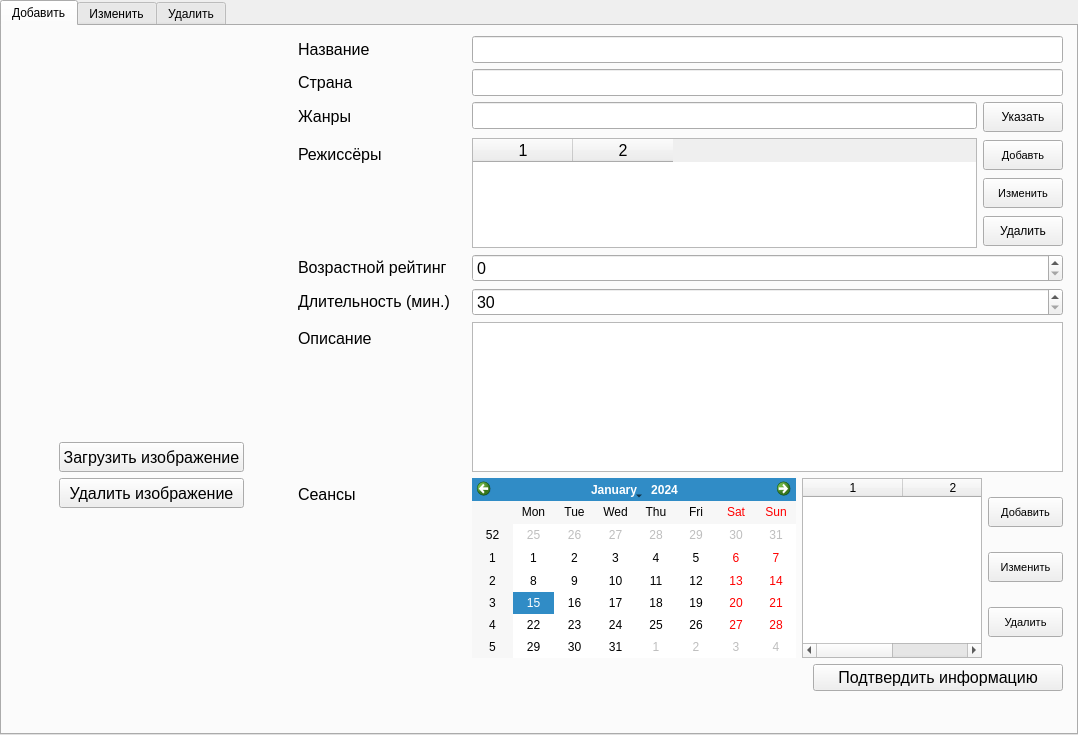
<?xml version="1.0" encoding="UTF-8"?>
<ui version="4.0">
 <class>TabWidget</class>
 <widget class="QTabWidget" name="TabWidget">
  <property name="geometry">
   <rect>
    <x>0</x>
    <y>0</y>
    <width>1078</width>
    <height>735</height>
   </rect>
  </property>
  <property name="minimumSize">
   <size>
    <width>100</width>
    <height>0</height>
   </size>
  </property>
  <property name="font">
   <font>
    <stylestrategy>PreferAntialias</stylestrategy>
   </font>
  </property>
  <property name="windowTitle">
   <string>Окно админа</string>
  </property>
  <property name="currentIndex">
   <number>0</number>
  </property>
  <widget class="QWidget" name="Tab0">
   <attribute name="title">
    <string>Добавить</string>
   </attribute>
   <widget class="QWidget" name="horizontalLayoutWidget">
    <property name="geometry">
     <rect>
      <x>10</x>
      <y>10</y>
      <width>1051</width>
      <height>679</height>
     </rect>
    </property>
    <layout class="QHBoxLayout" name="horizontalLayout_6">
     <item>
      <layout class="QVBoxLayout" name="verticalLayout_2">
       <item>
        <widget class="QLabel" name="ImageLabelTab0">
         <property name="minimumSize">
          <size>
           <width>280</width>
           <height>400</height>
          </size>
         </property>
         <property name="maximumSize">
          <size>
           <width>280</width>
           <height>400</height>
          </size>
         </property>
         <property name="styleSheet">
          <string notr="true"/>
         </property>
         <property name="text">
          <string>&lt;html&gt;&lt;head/&gt;&lt;body&gt;&lt;p&gt;&lt;br/&gt;&lt;/p&gt;&lt;/body&gt;&lt;/html&gt;</string>
         </property>
        </widget>
       </item>
       <item alignment="Qt::AlignHCenter">
        <widget class="QPushButton" name="LoadImageBtnTab0">
         <property name="minimumSize">
          <size>
           <width>185</width>
           <height>30</height>
          </size>
         </property>
         <property name="maximumSize">
          <size>
           <width>185</width>
           <height>30</height>
          </size>
         </property>
         <property name="font">
          <font>
           <pointsize>12</pointsize>
          </font>
         </property>
         <property name="text">
          <string>Загрузить изображение</string>
         </property>
        </widget>
       </item>
       <item alignment="Qt::AlignHCenter">
        <widget class="QPushButton" name="DeleteImageBtnTab0">
         <property name="minimumSize">
          <size>
           <width>185</width>
           <height>30</height>
          </size>
         </property>
         <property name="maximumSize">
          <size>
           <width>185</width>
           <height>30</height>
          </size>
         </property>
         <property name="font">
          <font>
           <pointsize>12</pointsize>
          </font>
         </property>
         <property name="text">
          <string>Удалить изображение</string>
         </property>
        </widget>
       </item>
       <item alignment="Qt::AlignTop">
        <widget class="QLabel" name="ImageErrorLabelTab0">
         <property name="minimumSize">
          <size>
           <width>0</width>
           <height>50</height>
          </size>
         </property>
         <property name="maximumSize">
          <size>
           <width>16777214</width>
           <height>16777215</height>
          </size>
         </property>
         <property name="font">
          <font>
           <pointsize>12</pointsize>
          </font>
         </property>
         <property name="styleSheet">
          <string notr="true">color: rgb(255, 0, 0);</string>
         </property>
         <property name="text">
          <string/>
         </property>
        </widget>
       </item>
      </layout>
     </item>
     <item>
      <layout class="QFormLayout" name="formLayout">
       <item row="0" column="0">
        <widget class="QLabel" name="NameLabel1">
         <property name="text">
          <string>&lt;html&gt;&lt;head/&gt;&lt;body&gt;&lt;p&gt;&lt;span style=&quot; font-size:12pt;&quot;&gt;Название&lt;/span&gt;&lt;/p&gt;&lt;/body&gt;&lt;/html&gt;</string>
         </property>
        </widget>
       </item>
       <item row="0" column="1">
        <widget class="QLineEdit" name="NameLineTab0">
         <property name="font">
          <font>
           <pointsize>12</pointsize>
          </font>
         </property>
         <property name="inputMask">
          <string notr="true"/>
         </property>
         <property name="text">
          <string/>
         </property>
         <property name="placeholderText">
          <string/>
         </property>
        </widget>
       </item>
       <item row="1" column="0">
        <widget class="QLabel" name="CountryLabel">
         <property name="text">
          <string>&lt;html&gt;&lt;head/&gt;&lt;body&gt;&lt;p&gt;&lt;span style=&quot; font-size:12pt;&quot;&gt;Страна&lt;/span&gt;&lt;/p&gt;&lt;/body&gt;&lt;/html&gt;</string>
         </property>
        </widget>
       </item>
       <item row="1" column="1">
        <widget class="QLineEdit" name="CountryLineTab0">
         <property name="font">
          <font>
           <pointsize>12</pointsize>
          </font>
         </property>
        </widget>
       </item>
       <item row="2" column="0">
        <widget class="QLabel" name="GenresLabel">
         <property name="text">
          <string>&lt;html&gt;&lt;head/&gt;&lt;body&gt;&lt;p&gt;&lt;span style=&quot; font-size:12pt;&quot;&gt;Жанры&lt;/span&gt;&lt;/p&gt;&lt;/body&gt;&lt;/html&gt;</string>
         </property>
        </widget>
       </item>
       <item row="2" column="1">
        <layout class="QGridLayout" name="gridLayout_2">
         <item row="0" column="0">
          <widget class="QLineEdit" name="GenresLineTab0">
           <property name="font">
            <font>
             <pointsize>12</pointsize>
            </font>
           </property>
           <property name="readOnly">
            <bool>true</bool>
           </property>
          </widget>
         </item>
         <item row="0" column="3">
          <widget class="QPushButton" name="GenresBtnTab0">
           <property name="minimumSize">
            <size>
             <width>0</width>
             <height>30</height>
            </size>
           </property>
           <property name="text">
            <string>Указать</string>
           </property>
          </widget>
         </item>
        </layout>
       </item>
       <item row="3" column="0">
        <widget class="QLabel" name="DirectorsLabel">
         <property name="text">
          <string>&lt;html&gt;&lt;head/&gt;&lt;body&gt;&lt;p&gt;&lt;span style=&quot; font-size:12pt;&quot;&gt;Режиссёры&lt;/span&gt;&lt;/p&gt;&lt;/body&gt;&lt;/html&gt;</string>
         </property>
        </widget>
       </item>
       <item row="3" column="1">
        <layout class="QHBoxLayout" name="horizontalLayout_4">
         <item>
          <widget class="QTableWidget" name="DirectorsTableTab0">
           <property name="font">
            <font>
             <pointsize>12</pointsize>
            </font>
           </property>
           <property name="columnCount">
            <number>2</number>
           </property>
           <column/>
           <column/>
          </widget>
         </item>
         <item>
          <layout class="QVBoxLayout" name="verticalLayout">
           <item>
            <widget class="QPushButton" name="AddDirectorBtnTab0">
             <property name="minimumSize">
              <size>
               <width>0</width>
               <height>30</height>
              </size>
             </property>
             <property name="maximumSize">
              <size>
               <width>16777215</width>
               <height>16777215</height>
              </size>
             </property>
             <property name="font">
              <font>
               <pointsize>8</pointsize>
              </font>
             </property>
             <property name="text">
              <string>Добавть</string>
             </property>
            </widget>
           </item>
           <item>
            <widget class="QPushButton" name="ChangeDirectorsBtnTab0">
             <property name="minimumSize">
              <size>
               <width>0</width>
               <height>30</height>
              </size>
             </property>
             <property name="font">
              <font>
               <pointsize>8</pointsize>
              </font>
             </property>
             <property name="text">
              <string>Изменить</string>
             </property>
            </widget>
           </item>
           <item>
            <widget class="QPushButton" name="DeleteDirectorBtnTab0">
             <property name="minimumSize">
              <size>
               <width>0</width>
               <height>30</height>
              </size>
             </property>
             <property name="text">
              <string>Удалить</string>
             </property>
            </widget>
           </item>
          </layout>
         </item>
        </layout>
       </item>
       <item row="4" column="0">
        <widget class="QLabel" name="AgeRatingLabel">
         <property name="minimumSize">
          <size>
           <width>168</width>
           <height>20</height>
          </size>
         </property>
         <property name="text">
          <string>&lt;html&gt;&lt;head/&gt;&lt;body&gt;&lt;p&gt;&lt;span style=&quot; font-size:12pt;&quot;&gt;Возрастной рейтинг&lt;/span&gt;&lt;/p&gt;&lt;/body&gt;&lt;/html&gt;</string>
         </property>
        </widget>
       </item>
       <item row="4" column="1">
        <widget class="QSpinBox" name="AgeRatingSpinBoxTab0">
         <property name="font">
          <font>
           <pointsize>12</pointsize>
          </font>
         </property>
         <property name="maximum">
          <number>18</number>
         </property>
        </widget>
       </item>
       <item row="5" column="0">
        <widget class="QLabel" name="DurationLabel">
         <property name="text">
          <string>&lt;html&gt;&lt;head/&gt;&lt;body&gt;&lt;p&gt;&lt;span style=&quot; font-size:12pt;&quot;&gt;Длительность (мин.)&lt;/span&gt;&lt;/p&gt;&lt;/body&gt;&lt;/html&gt;</string>
         </property>
        </widget>
       </item>
       <item row="5" column="1">
        <widget class="QSpinBox" name="DurationSpinBoxTab0">
         <property name="font">
          <font>
           <pointsize>12</pointsize>
          </font>
         </property>
         <property name="minimum">
          <number>30</number>
         </property>
         <property name="maximum">
          <number>420</number>
         </property>
        </widget>
       </item>
       <item row="6" column="0">
        <widget class="QLabel" name="DescriptionLabel">
         <property name="text">
          <string>&lt;html&gt;&lt;head/&gt;&lt;body&gt;&lt;p&gt;&lt;span style=&quot; font-size:12pt;&quot;&gt;Описание&lt;/span&gt;&lt;/p&gt;&lt;/body&gt;&lt;/html&gt;</string>
         </property>
        </widget>
       </item>
       <item row="6" column="1">
        <widget class="QPlainTextEdit" name="DescriptionPlainTextTab0">
         <property name="minimumSize">
          <size>
           <width>500</width>
           <height>150</height>
          </size>
         </property>
         <property name="font">
          <font>
           <pointsize>12</pointsize>
          </font>
         </property>
        </widget>
       </item>
       <item row="7" column="0">
        <widget class="QLabel" name="label">
         <property name="font">
          <font>
           <pointsize>12</pointsize>
          </font>
         </property>
         <property name="text">
          <string>Сеансы</string>
         </property>
        </widget>
       </item>
       <item row="7" column="1">
        <layout class="QHBoxLayout" name="horizontalLayout">
         <item>
          <widget class="QCalendarWidget" name="CalendarTab0">
           <property name="minimumDate">
            <date>
             <year>2021</year>
             <month>10</month>
             <day>29</day>
            </date>
           </property>
          </widget>
         </item>
         <item>
          <layout class="QHBoxLayout" name="horizontalLayout_3">
           <item>
            <widget class="QTableWidget" name="SessionsTableTab0">
             <property name="minimumSize">
              <size>
               <width>180</width>
               <height>180</height>
              </size>
             </property>
             <property name="maximumSize">
              <size>
               <width>180</width>
               <height>180</height>
              </size>
             </property>
             <property name="columnCount">
              <number>2</number>
             </property>
             <column/>
             <column/>
            </widget>
           </item>
           <item>
            <layout class="QVBoxLayout" name="verticalLayout_4">
             <item>
              <widget class="QPushButton" name="AddSessionBtnTab0">
               <property name="maximumSize">
                <size>
                 <width>75</width>
                 <height>30</height>
                </size>
               </property>
               <property name="font">
                <font>
                 <pointsize>8</pointsize>
                </font>
               </property>
               <property name="text">
                <string>Добавить</string>
               </property>
              </widget>
             </item>
             <item>
              <widget class="QPushButton" name="ChangeSessionBtnTab0">
               <property name="maximumSize">
                <size>
                 <width>75</width>
                 <height>30</height>
                </size>
               </property>
               <property name="font">
                <font>
                 <pointsize>8</pointsize>
                </font>
               </property>
               <property name="text">
                <string>Изменить</string>
               </property>
              </widget>
             </item>
             <item>
              <widget class="QPushButton" name="DeleteSessionBtnTab0">
               <property name="maximumSize">
                <size>
                 <width>75</width>
                 <height>30</height>
                </size>
               </property>
               <property name="font">
                <font>
                 <pointsize>8</pointsize>
                </font>
               </property>
               <property name="text">
                <string>Удалить</string>
               </property>
              </widget>
             </item>
            </layout>
           </item>
          </layout>
         </item>
        </layout>
       </item>
       <item row="8" column="1">
        <layout class="QHBoxLayout" name="horizontalLayout_2">
         <item>
          <widget class="QLabel" name="SessionsErrorLabelTab0">
           <property name="font">
            <font>
             <pointsize>12</pointsize>
            </font>
           </property>
           <property name="text">
            <string/>
           </property>
          </widget>
         </item>
         <item>
          <widget class="QPushButton" name="ConfirmFilmInfoBtnTab0">
           <property name="minimumSize">
            <size>
             <width>250</width>
             <height>27</height>
            </size>
           </property>
           <property name="maximumSize">
            <size>
             <width>100</width>
             <height>16777215</height>
            </size>
           </property>
           <property name="font">
            <font>
             <pointsize>12</pointsize>
            </font>
           </property>
           <property name="text">
            <string>Подтвердить информацию</string>
           </property>
          </widget>
         </item>
        </layout>
       </item>
       <item row="9" column="1">
        <widget class="QLabel" name="ErrorLabelTab0">
         <property name="font">
          <font>
           <pointsize>12</pointsize>
          </font>
         </property>
         <property name="text">
          <string/>
         </property>
        </widget>
       </item>
      </layout>
     </item>
    </layout>
   </widget>
  </widget>
  <widget class="QWidget" name="Tab1">
   <attribute name="title">
    <string>Изменить</string>
   </attribute>
   <widget class="QWidget" name="horizontalLayoutWidget_2">
    <property name="geometry">
     <rect>
      <x>10</x>
      <y>10</y>
      <width>1051</width>
      <height>679</height>
     </rect>
    </property>
    <layout class="QHBoxLayout" name="horizontalLayout_7">
     <item>
      <layout class="QVBoxLayout" name="verticalLayout_3">
       <item>
        <widget class="QLabel" name="ImageLabelTab1">
         <property name="minimumSize">
          <size>
           <width>280</width>
           <height>400</height>
          </size>
         </property>
         <property name="maximumSize">
          <size>
           <width>280</width>
           <height>400</height>
          </size>
         </property>
         <property name="styleSheet">
          <string notr="true"/>
         </property>
         <property name="text">
          <string>&lt;html&gt;&lt;head/&gt;&lt;body&gt;&lt;p&gt;&lt;br/&gt;&lt;/p&gt;&lt;/body&gt;&lt;/html&gt;</string>
         </property>
        </widget>
       </item>
       <item alignment="Qt::AlignHCenter">
        <widget class="QPushButton" name="LoadImageBtnTab1">
         <property name="minimumSize">
          <size>
           <width>185</width>
           <height>30</height>
          </size>
         </property>
         <property name="maximumSize">
          <size>
           <width>185</width>
           <height>30</height>
          </size>
         </property>
         <property name="font">
          <font>
           <pointsize>12</pointsize>
          </font>
         </property>
         <property name="text">
          <string>Загрузить изображение</string>
         </property>
        </widget>
       </item>
       <item alignment="Qt::AlignHCenter">
        <widget class="QPushButton" name="DeleteImageBtnTab1">
         <property name="minimumSize">
          <size>
           <width>185</width>
           <height>30</height>
          </size>
         </property>
         <property name="maximumSize">
          <size>
           <width>185</width>
           <height>30</height>
          </size>
         </property>
         <property name="font">
          <font>
           <pointsize>12</pointsize>
          </font>
         </property>
         <property name="text">
          <string>Удалить изображение</string>
         </property>
        </widget>
       </item>
       <item alignment="Qt::AlignTop">
        <widget class="QLabel" name="ImageErrorLabelTab1">
         <property name="minimumSize">
          <size>
           <width>0</width>
           <height>50</height>
          </size>
         </property>
         <property name="maximumSize">
          <size>
           <width>16777214</width>
           <height>16777215</height>
          </size>
         </property>
         <property name="font">
          <font>
           <pointsize>12</pointsize>
          </font>
         </property>
         <property name="styleSheet">
          <string notr="true">color: rgb(255, 0, 0);</string>
         </property>
         <property name="text">
          <string/>
         </property>
        </widget>
       </item>
       <item alignment="Qt::AlignHCenter|Qt::AlignTop">
        <widget class="QPushButton" name="LoadFilmBtnTab1">
         <property name="minimumSize">
          <size>
           <width>185</width>
           <height>30</height>
          </size>
         </property>
         <property name="maximumSize">
          <size>
           <width>185</width>
           <height>30</height>
          </size>
         </property>
         <property name="font">
          <font>
           <pointsize>12</pointsize>
          </font>
         </property>
         <property name="text">
          <string>Загрузить фильм</string>
         </property>
        </widget>
       </item>
      </layout>
     </item>
     <item>
      <layout class="QFormLayout" name="formLayout_2">
       <item row="0" column="0">
        <widget class="QLabel" name="NameLabel1_2">
         <property name="text">
          <string>&lt;html&gt;&lt;head/&gt;&lt;body&gt;&lt;p&gt;&lt;span style=&quot; font-size:12pt;&quot;&gt;Название&lt;/span&gt;&lt;/p&gt;&lt;/body&gt;&lt;/html&gt;</string>
         </property>
        </widget>
       </item>
       <item row="0" column="1">
        <widget class="QLineEdit" name="NameLineTab1">
         <property name="font">
          <font>
           <pointsize>12</pointsize>
          </font>
         </property>
         <property name="inputMask">
          <string notr="true"/>
         </property>
         <property name="text">
          <string/>
         </property>
         <property name="placeholderText">
          <string/>
         </property>
        </widget>
       </item>
       <item row="1" column="0">
        <widget class="QLabel" name="CountryLabel_2">
         <property name="text">
          <string>&lt;html&gt;&lt;head/&gt;&lt;body&gt;&lt;p&gt;&lt;span style=&quot; font-size:12pt;&quot;&gt;Страна&lt;/span&gt;&lt;/p&gt;&lt;/body&gt;&lt;/html&gt;</string>
         </property>
        </widget>
       </item>
       <item row="1" column="1">
        <widget class="QLineEdit" name="CountryLineTab1">
         <property name="font">
          <font>
           <pointsize>12</pointsize>
          </font>
         </property>
        </widget>
       </item>
       <item row="2" column="0">
        <widget class="QLabel" name="GenresLabel_2">
         <property name="text">
          <string>&lt;html&gt;&lt;head/&gt;&lt;body&gt;&lt;p&gt;&lt;span style=&quot; font-size:12pt;&quot;&gt;Жанры&lt;/span&gt;&lt;/p&gt;&lt;/body&gt;&lt;/html&gt;</string>
         </property>
        </widget>
       </item>
       <item row="2" column="1">
        <layout class="QGridLayout" name="gridLayout_3">
         <item row="0" column="0">
          <widget class="QLineEdit" name="GenresLineTab1">
           <property name="font">
            <font>
             <pointsize>12</pointsize>
            </font>
           </property>
           <property name="readOnly">
            <bool>true</bool>
           </property>
          </widget>
         </item>
         <item row="0" column="3">
          <widget class="QPushButton" name="GenresBtnTab1">
           <property name="minimumSize">
            <size>
             <width>0</width>
             <height>30</height>
            </size>
           </property>
           <property name="text">
            <string>Указать</string>
           </property>
          </widget>
         </item>
        </layout>
       </item>
       <item row="3" column="0">
        <widget class="QLabel" name="DirectorsLabel_2">
         <property name="text">
          <string>&lt;html&gt;&lt;head/&gt;&lt;body&gt;&lt;p&gt;&lt;span style=&quot; font-size:12pt;&quot;&gt;Режиссёры&lt;/span&gt;&lt;/p&gt;&lt;/body&gt;&lt;/html&gt;</string>
         </property>
        </widget>
       </item>
       <item row="3" column="1">
        <layout class="QHBoxLayout" name="horizontalLayout_5">
         <item>
          <widget class="QTableWidget" name="DirectorsTableTab1">
           <property name="font">
            <font>
             <pointsize>12</pointsize>
            </font>
           </property>
           <property name="columnCount">
            <number>2</number>
           </property>
           <column/>
           <column/>
          </widget>
         </item>
         <item>
          <layout class="QVBoxLayout" name="verticalLayout_5">
           <item>
            <widget class="QPushButton" name="AddDirectorBtnTab1">
             <property name="minimumSize">
              <size>
               <width>0</width>
               <height>30</height>
              </size>
             </property>
             <property name="maximumSize">
              <size>
               <width>16777215</width>
               <height>16777215</height>
              </size>
             </property>
             <property name="font">
              <font>
               <pointsize>8</pointsize>
              </font>
             </property>
             <property name="text">
              <string>Добавть</string>
             </property>
            </widget>
           </item>
           <item>
            <widget class="QPushButton" name="ChangeDirectorsBtnTab1">
             <property name="minimumSize">
              <size>
               <width>0</width>
               <height>30</height>
              </size>
             </property>
             <property name="font">
              <font>
               <pointsize>8</pointsize>
              </font>
             </property>
             <property name="text">
              <string>Изменить</string>
             </property>
            </widget>
           </item>
           <item>
            <widget class="QPushButton" name="DeleteDirectorBtnTab1">
             <property name="minimumSize">
              <size>
               <width>0</width>
               <height>30</height>
              </size>
             </property>
             <property name="text">
              <string>Удалить</string>
             </property>
            </widget>
           </item>
          </layout>
         </item>
        </layout>
       </item>
       <item row="4" column="0">
        <widget class="QLabel" name="AgeRatingLabel_2">
         <property name="minimumSize">
          <size>
           <width>168</width>
           <height>20</height>
          </size>
         </property>
         <property name="text">
          <string>&lt;html&gt;&lt;head/&gt;&lt;body&gt;&lt;p&gt;&lt;span style=&quot; font-size:12pt;&quot;&gt;Возрастной рейтинг&lt;/span&gt;&lt;/p&gt;&lt;/body&gt;&lt;/html&gt;</string>
         </property>
        </widget>
       </item>
       <item row="4" column="1">
        <widget class="QSpinBox" name="AgeRatingSpinBoxTab1">
         <property name="font">
          <font>
           <pointsize>12</pointsize>
          </font>
         </property>
         <property name="maximum">
          <number>18</number>
         </property>
        </widget>
       </item>
       <item row="5" column="0">
        <widget class="QLabel" name="DurationLabel_2">
         <property name="text">
          <string>&lt;html&gt;&lt;head/&gt;&lt;body&gt;&lt;p&gt;&lt;span style=&quot; font-size:12pt;&quot;&gt;Длительность (мин.)&lt;/span&gt;&lt;/p&gt;&lt;/body&gt;&lt;/html&gt;</string>
         </property>
        </widget>
       </item>
       <item row="5" column="1">
        <widget class="QSpinBox" name="DurationSpinBoxTab1">
         <property name="font">
          <font>
           <pointsize>12</pointsize>
          </font>
         </property>
         <property name="minimum">
          <number>30</number>
         </property>
         <property name="maximum">
          <number>420</number>
         </property>
        </widget>
       </item>
       <item row="6" column="0">
        <widget class="QLabel" name="DescriptionLabel_2">
         <property name="text">
          <string>&lt;html&gt;&lt;head/&gt;&lt;body&gt;&lt;p&gt;&lt;span style=&quot; font-size:12pt;&quot;&gt;Описание&lt;/span&gt;&lt;/p&gt;&lt;/body&gt;&lt;/html&gt;</string>
         </property>
        </widget>
       </item>
       <item row="6" column="1">
        <widget class="QPlainTextEdit" name="DescriptionPlainTextTab1">
         <property name="minimumSize">
          <size>
           <width>500</width>
           <height>150</height>
          </size>
         </property>
         <property name="font">
          <font>
           <pointsize>12</pointsize>
          </font>
         </property>
        </widget>
       </item>
       <item row="7" column="0">
        <widget class="QLabel" name="label_2">
         <property name="font">
          <font>
           <pointsize>12</pointsize>
          </font>
         </property>
         <property name="text">
          <string>Сеансы</string>
         </property>
        </widget>
       </item>
       <item row="7" column="1">
        <layout class="QHBoxLayout" name="horizontalLayout_8">
         <item>
          <widget class="QCalendarWidget" name="CalendarTab1">
           <property name="minimumDate">
            <date>
             <year>2021</year>
             <month>10</month>
             <day>29</day>
            </date>
           </property>
          </widget>
         </item>
         <item>
          <layout class="QHBoxLayout" name="horizontalLayout_9">
           <item>
            <widget class="QTableWidget" name="SessionsTableTab1">
             <property name="minimumSize">
              <size>
               <width>180</width>
               <height>180</height>
              </size>
             </property>
             <property name="maximumSize">
              <size>
               <width>180</width>
               <height>180</height>
              </size>
             </property>
             <property name="columnCount">
              <number>2</number>
             </property>
             <column/>
             <column/>
            </widget>
           </item>
           <item>
            <layout class="QVBoxLayout" name="verticalLayout_6">
             <item>
              <widget class="QPushButton" name="AddSessionBtnTab1">
               <property name="maximumSize">
                <size>
                 <width>75</width>
                 <height>30</height>
                </size>
               </property>
               <property name="font">
                <font>
                 <pointsize>8</pointsize>
                </font>
               </property>
               <property name="text">
                <string>Добавить</string>
               </property>
              </widget>
             </item>
             <item>
              <widget class="QPushButton" name="ChangeSessionBtnTab1">
               <property name="maximumSize">
                <size>
                 <width>75</width>
                 <height>30</height>
                </size>
               </property>
               <property name="font">
                <font>
                 <pointsize>8</pointsize>
                </font>
               </property>
               <property name="text">
                <string>Изменить</string>
               </property>
              </widget>
             </item>
             <item>
              <widget class="QPushButton" name="DeleteSessionBtnTab1">
               <property name="maximumSize">
                <size>
                 <width>75</width>
                 <height>30</height>
                </size>
               </property>
               <property name="font">
                <font>
                 <pointsize>8</pointsize>
                </font>
               </property>
               <property name="text">
                <string>Удалить</string>
               </property>
              </widget>
             </item>
            </layout>
           </item>
          </layout>
         </item>
        </layout>
       </item>
       <item row="8" column="1">
        <layout class="QHBoxLayout" name="horizontalLayout_10">
         <item>
          <widget class="QLabel" name="SessionsErrorLabelTab1">
           <property name="font">
            <font>
             <pointsize>12</pointsize>
            </font>
           </property>
           <property name="text">
            <string/>
           </property>
          </widget>
         </item>
         <item>
          <widget class="QPushButton" name="ConfirmFilmInfoBtnTab1">
           <property name="minimumSize">
            <size>
             <width>250</width>
             <height>27</height>
            </size>
           </property>
           <property name="maximumSize">
            <size>
             <width>100</width>
             <height>16777215</height>
            </size>
           </property>
           <property name="font">
            <font>
             <pointsize>12</pointsize>
            </font>
           </property>
           <property name="text">
            <string>Подтвердить информацию</string>
           </property>
          </widget>
         </item>
        </layout>
       </item>
       <item row="9" column="1">
        <widget class="QLabel" name="ErrorLabelTab0_2">
         <property name="font">
          <font>
           <pointsize>12</pointsize>
          </font>
         </property>
         <property name="text">
          <string/>
         </property>
        </widget>
       </item>
      </layout>
     </item>
    </layout>
   </widget>
  </widget>
  <widget class="QWidget" name="Tab2">
   <attribute name="title">
    <string>Удалить</string>
   </attribute>
  </widget>
 </widget>
 <resources/>
 <connections/>
</ui>
